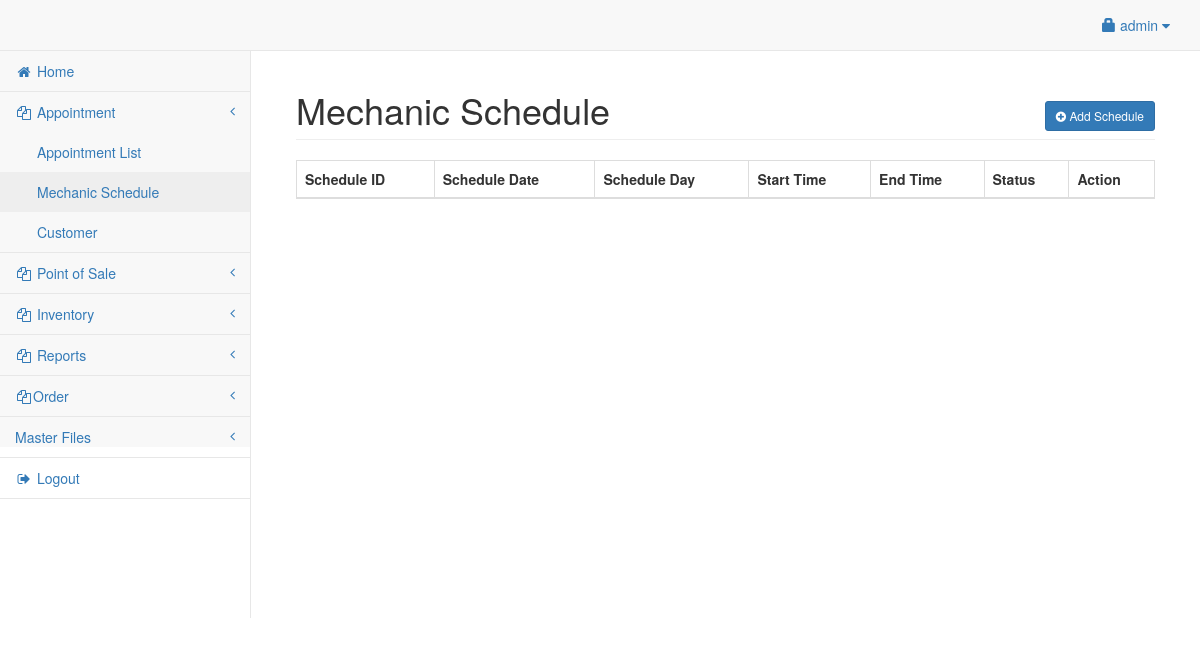
The page /admin/mechanic.php (signed in) on the database as committed earlier.
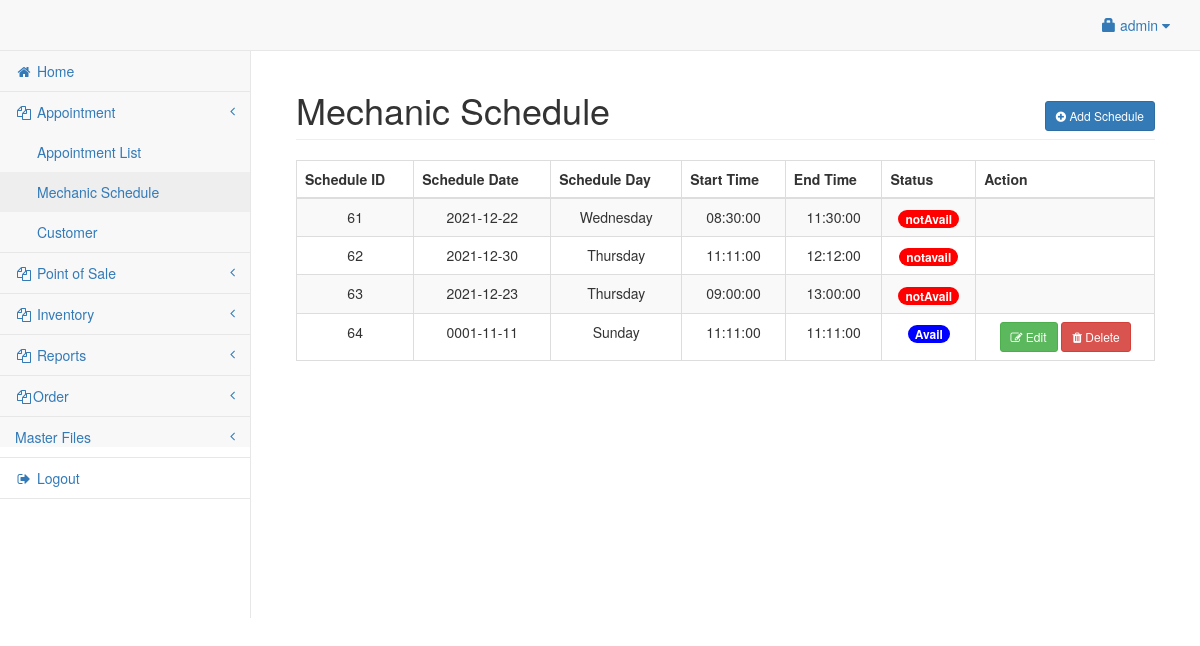
The same page on the database as committed later.
### tables this page shows
CREATE TABLE `adminschedule` (
  `scheduleId` int(10) NOT NULL,
  `scheduleDate` date NOT NULL,
  `scheduleDay` varchar(250) NOT NULL,
  `startTime` time NOT NULL,
  `endTime` time NOT NULL,
  `bookAvail` char(250) NOT NULL
);

### admin/mechanic.php (the view, shortened to what this page needs)
<?php include('header.php'); ?>
<body>
<div id="wrapper">
<?php include('navbar.php'); ?>
<div style="height:50px;"></div>
<div id="page-wrapper">
<div class="container-fluid">
	<div class="row">
        <div class="col-lg-12">
            <h1 class="page-header">Mechanic Schedule
			<span class="pull-right">
					<button class="btn btn-primary btn-sm" data-toggle="modal" data-target="#addschedule"><i class="fa fa-plus-circle"></i> Add Schedule</button>
				</span>
			</h1>
        </div>
    </div>
    <div class="row">
        <div class="col-lg-12">
            <table width="100%" class="table table-striped table-bordered table-hover" id="cusTable">
                <thead>
                    <tr>
                        <th>Schedule ID</th>
                        <th>Schedule Date</th>
                        <th>Schedule Day</th>
						<th>Start Time</th>
                        <th>End Time</th>
						<th>Status</th>
                        <th>Action</th>
                    </tr>
                </thead>
                <tbody>
				<?php
					$cq=mysqli_query($conn,"SELECT * from adminschedule Order By scheduleId asc");
					while($cqrow=mysqli_fetch_array($cq)){
						$pid=$cqrow['scheduleId']
					?>
						<tr>
							<td><center><?php echo $cqrow['scheduleId']; ?></center></td>
							<td><center><?php echo $cqrow['scheduleDate']; ?></center></td>
							<td><center><?php echo $cqrow['scheduleDay']; ?></center></td>
							<td><center><?php echo $cqrow['startTime']; ?></center></td>
                            <td><center><?php echo $cqrow['endTime']; ?></center></td>
							<td><center> <?php if( $cqrow['bookAvail'] == 'Avail'){ ?>
                            <span class='badge badge-pill' style='background:blue'><?php echo $cqrow['bookAvail']; ?></span></center></td>
                         <?php   }
                         else{ ?>
                            <span class='badge badge-pill' style='background:red'><?php echo $cqrow['bookAvail'] ?></span></center></td>
                    <?php     }?>
							<td><center>
								<?php if($cqrow['bookAvail'] === 'Avail') {?>
								<button class="btn btn-success btn-sm" data-toggle="modal" data-target="#editsched_<?php echo $pid; ?>"><i class="fa fa-edit"></i> Edit</button>
								<button class="btn btn-danger btn-sm" data-toggle="modal" data-target="#delsched_<?php echo $pid; ?>"><i class="fa fa-trash"></i> Delete</button>
								<?php include('schedule_button.php'); ?>
								<?php } ?>
								</center></td>
						</tr>
					<?php
					}
				?>
                </tbody>
            </table>
        </div>
    </div>
</div>
</div>
</div>
</body>
</html>

Rows that differ between the two databases and show on the page:
added adminschedule: scheduleId "61", scheduleDate "2021-12-22", scheduleDay "Wednesday", startTime "08:30:00", endTime "11:30:00", bookAvail "notAvail"
added adminschedule: scheduleId "62", scheduleDate "2021-12-30", scheduleDay "Thursday", startTime "11:11:00", endTime "12:12:00", bookAvail "notavail"
added adminschedule: scheduleId "63", scheduleDate "2021-12-23", scheduleDay "Thursday", startTime "09:00:00", endTime "13:00:00", bookAvail "notAvail"
added adminschedule: scheduleId "64", scheduleDate "0001-11-11", scheduleDay "Sunday", startTime "11:11:00", endTime "11:11:00", bookAvail "Avail"
